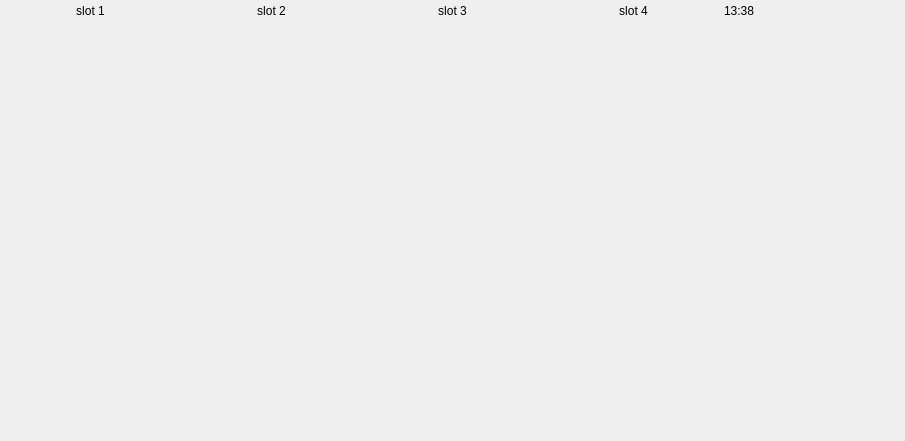
<?xml version="1.0" encoding="UTF-8"?>
<ui version="4.0">
 <class>CentralWidget</class>
 <widget class="QWidget" name="CentralWidget">
  <property name="geometry">
   <rect>
    <x>0</x>
    <y>0</y>
    <width>905</width>
    <height>441</height>
   </rect>
  </property>
  <property name="windowTitle">
   <string>Form</string>
  </property>
  <property name="styleSheet">
   <string notr="true"/>
  </property>
  <layout class="QGridLayout" name="gridLayout">
   <property name="leftMargin">
    <number>0</number>
   </property>
   <property name="topMargin">
    <number>0</number>
   </property>
   <property name="rightMargin">
    <number>0</number>
   </property>
   <property name="bottomMargin">
    <number>0</number>
   </property>
   <property name="spacing">
    <number>0</number>
   </property>
   <item row="0" column="0">
    <widget class="QWidget" name="toolbarWidget" native="true">
     <property name="minimumSize">
      <size>
       <width>0</width>
       <height>10</height>
      </size>
     </property>
     <property name="maximumSize">
      <size>
       <width>16777215</width>
       <height>1000</height>
      </size>
     </property>
     <layout class="QHBoxLayout" name="horizontalLayout">
      <property name="spacing">
       <number>0</number>
      </property>
      <property name="leftMargin">
       <number>0</number>
      </property>
      <property name="topMargin">
       <number>0</number>
      </property>
      <property name="rightMargin">
       <number>0</number>
      </property>
      <property name="bottomMargin">
       <number>0</number>
      </property>
      <item>
       <widget class="QPushButton" name="slot1Btn">
        <property name="text">
         <string>slot 1</string>
        </property>
        <property name="checkable">
         <bool>true</bool>
        </property>
        <property name="flat">
         <bool>true</bool>
        </property>
        <property name="class" stdset="0">
         <string>SlotButton</string>
        </property>
       </widget>
      </item>
      <item>
       <widget class="QPushButton" name="slot2Btn">
        <property name="text">
         <string>slot 2</string>
        </property>
        <property name="checkable">
         <bool>true</bool>
        </property>
        <property name="flat">
         <bool>true</bool>
        </property>
        <property name="class" stdset="0">
         <string>SlotButton</string>
        </property>
       </widget>
      </item>
      <item>
       <widget class="QPushButton" name="slot3Btn">
        <property name="text">
         <string>slot 3</string>
        </property>
        <property name="checkable">
         <bool>true</bool>
        </property>
        <property name="flat">
         <bool>true</bool>
        </property>
        <property name="class" stdset="0">
         <string>SlotButton</string>
        </property>
       </widget>
      </item>
      <item>
       <widget class="QPushButton" name="slot4Btn">
        <property name="text">
         <string>slot 4</string>
        </property>
        <property name="checkable">
         <bool>true</bool>
        </property>
        <property name="flat">
         <bool>true</bool>
        </property>
        <property name="class" stdset="0">
         <string>SlotButton</string>
        </property>
       </widget>
      </item>
      <item>
       <widget class="QLabel" name="timeLabel">
        <property name="text">
         <string>13:38</string>
        </property>
       </widget>
      </item>
     </layout>
    </widget>
   </item>
   <item row="1" column="0">
    <widget class="QStackedWidget" name="stackedWidget">
     <widget class="QWidget" name="page"/>
     <widget class="QWidget" name="page_2"/>
    </widget>
   </item>
  </layout>
 </widget>
 <resources/>
 <connections/>
</ui>
